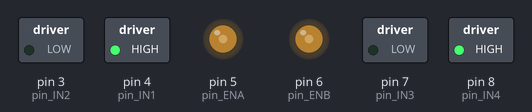
Bench run of a program on a simulated Arduino Nano, built with avr-gcc and run on an emulated ATmega328P. On the bench: switched loads named in the program (green lamp = pin HIGH), output pins drawn as LEDs (lit = HIGH).

Above: at 0.05 s.
At 1.5 s:
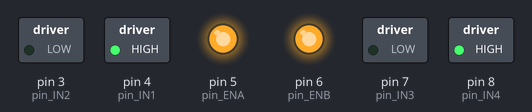
At 3.0 s:
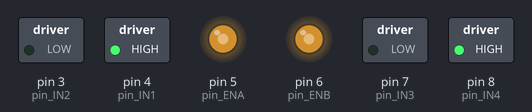
At 5.0 s:
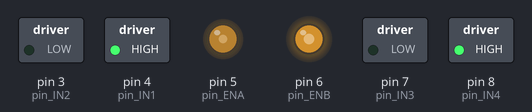
At 6.0 s:
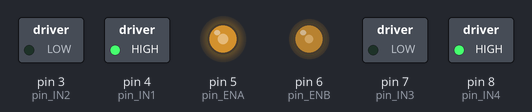
At 7.0 s:
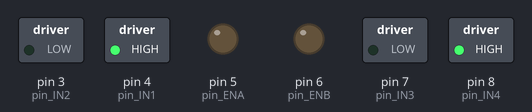
Timing chart, 0 to 8.1 s (numbered marks = the images above):
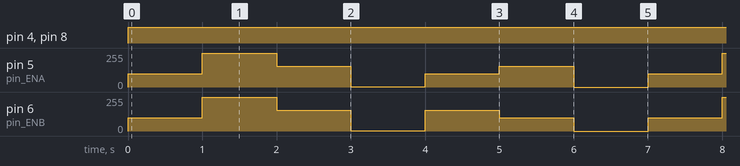

The program:

main.cpp
```cpp
/**
 * @file BID_motor.ino
 * @brief Skeleton code for robotic competition
 *
 * @author Agent P. (skeleton:Jotaro)
 *
 */
#include <Arduino.h>
#define TODO 0 //TODO: uncomment this if you want to work on your robot

// pin configuration
int pin_ENA = 5; //PWM output
int pin_ENB = 6; //PWM output
int pin_IN1 = 4;
int pin_IN2 = 3;
int pin_IN3 = 7;
int pin_IN4 = 8;

int pin_sensor = A0;
//int pin_sensor_2 = A1; ... additional sensor here

// PWM
int left_power = 0; //pwm power = [0, 255]
int right_power = 0; //pwm power = [0, 255]

void motorTest();

void setMotorDirection(bool l, bool r);
void driveForward(int pwr);
void rotateRobot(int pwr);
void steer(int powL, int powR);
void stopRobot();

int classify(int input);
void handleTransition(bool good);
void handleGoodTransition();
void handleBadTransition();
int color[2]; // 1=White, 2=Gray, 3=Black //color[1] = last seen Color
int transitions[3];


void setup(){
    // set motor control
    pinMode(pin_ENA, OUTPUT);//==leftPWM
    pinMode(pin_ENB, OUTPUT);//==rightPWM

    pinMode(pin_IN1, OUTPUT);//==left
    pinMode(pin_IN2, OUTPUT);//==left
    pinMode(pin_IN3, OUTPUT);//==right
    pinMode(pin_IN4, OUTPUT);//==right

    //your other initialization here.
    pinMode(pin_sensor, INPUT);
    Serial.begin(9600);
}

void loop(){

    /*analogWrite(pin_ENB, 170);
    analogWrite(pin_ENA, 170);
    setMotorDirection(1,1);*/

    motorTest();


    /*//Luis Try at doing stuff:
    // we need: color, lastcolor -> color[2];
    color[0] = classify(analogRead(pin_sensor));
    // 1=White, 2=Gray, 3=Blac

        switch (color[0]){
         case 1:
             switch (color[1]) {
                 case 1:break;
                 case 2:
                     handleTransition(0);
                     break;
                 case 3:
                     handleTransition(1);
                     break;
                 default:
                     Serial.print("PROBLEM AMK");
             }
             break;
         case 2:
             switch (color[1]) {
                 case 1:
                     handleTransition(1);
                     break;
                 case 2:break;
                 case 3:
                     handleTransition(0);
                     break;
                 default:
                     Serial.print("PROBLEM AMK");
             }
             break;
         case 3:
             switch (color[1]) {
                 case 1:
                     handleTransition(0);
                     break;
                 case 2:
                     handleTransition(1);
                     break;
                 case 3:break;
                 default:
                     Serial.print("PROBLEM AMK");
             }
             break;
         default:
             Serial.print("############CLASSIFY RETURNING (X<0 OR 3<X)");
        }
        //color[0] = color[1];*/
}

void handleTransition(bool good) {
    // we need: delta time 1 and 2 -> deltaT[2];
    transitions[2] = transitions[1];
    transitions[1] = transitions[0];
    transitions[0] = millis();

    switch (good){
        case true:
            switch (transitions[2]-transitions[1] > transitions[1]-transitions[0]) {
                case true:
                    //steer more to the left to make your time more better
                    steer(255,200);
                    delay(100);
                    break;
                case false:
                    //steer back to the Right again plus what u steered left from the last decision
                    steer(145,255);
                    delay(100);
                    return;
            }
            break;
        case false:
            //90 degree rotation
            steer(-255,255);
            delay(100);//TODO: wie viel delay brauchn wa ?

            return;
    }
}

void slightLeft(){

}


//TODO: Looking at this code, how should robot behave on a ground? Sketch robot's path on a paper.
void motorTest(){
    // Your robot will dance like below.
    driveForward(100);
    delay(1000);
    driveForward(255);
    delay(1000);
    driveForward(-100);
    delay(1000);
    driveForward(-255);
    delay(1000);
    rotateRobot(100);
    delay(1000);
    rotateRobot(-100);
    delay(1000);
    stopRobot();
    delay(1000);
}

//TODO: Complete motor controling logic here. See the kyub workshop page (https://kyub.com/model/5ff2a9d003b03900586faeb1) for more detail.
void setMotorDirection(bool l, bool r){ // if true then forward, if false then reverse
    if(l){
        //TODO: hint: MOTOR A CLOCKWISE
        digitalWrite(pin_IN1, HIGH);
        digitalWrite(pin_IN2, LOW);
    }
    else{
        //TODO: MOTOR A BLOCK -> myb low low
        digitalWrite(pin_IN1, HIGH);
        digitalWrite(pin_IN2, HIGH);
    }

    if(r){
        //TODO: MOTOR B COUNTER-CLOCKWISE
        digitalWrite(pin_IN3, LOW);
        digitalWrite(pin_IN4, HIGH);
    }else{
        //TODO: Motor B BLOCK -> myb low low
        digitalWrite(pin_IN3, HIGH);
        digitalWrite(pin_IN4, HIGH);
    }
}

void steer(int l_pow, int r_pow){  // l = [-255, 255], r = [-255, 255]. Negative->reverse, 0->stop, Positive->forward.
    bool l=true;
    bool r=true;
    if(l<0)l=false;
    if(r<0)r=false;
    setMotorDirection(l, r);
    analogWrite(pin_ENA, l_pow);
    analogWrite(pin_ENB, r_pow);
}

void driveForward(int pow){
    steer(pow, pow);
}

void rotateRobot(int pow){
    steer(pow, -pow);
}

void stopRobot(){
    steer(0, 0);
}

int classify(int a){
    return a%3;
}


/*//TODO: Test your motor code using this function. Remove this if your robot is behaving as motorTes
analogWrite(pin_ENA,127);
analogWrite(pin_ENB, 127);
setMotorDirection(1,0);
Serial.print("Linkes Rad sollte jetzt vorwäts drehen");
delay(3000);
setMotorDirection(0,1);
Serial.print("Rechtes Rad sollte jetzt vorwäts drehen");
delay(3000);
setMotorDirection(1,1);
Serial.print("Beide Räder sollten jetzt vorwäts drehen");
delay(3000);
setMotorDirection(0,0);
Serial.print("STOPPPEN!");
delay(5000)
Serial.print("running motorTest(); ....");
motorTest();


TODO: make your robot logic here.
int sensorVal = analogRead(pin_sensor);
int sensorVal2 = analogRead(pin_sensor_2);
int color_pred = predict(sensorVal, sensorVal2);

switch(color_pred){
    case 0:
    doSomething();
    break;

    case 1:
    doSomethingElse();
    break;

    default:
    break;
}
delay(10); //recommended to wait for 10ms to use analogRead
*/
```

meanShift.cpp
```cpp
//
// Created by benni on 25.01.2022.
//

#include "meanShift.h"
#include <Arduino.h>
int value[3];
int confidence[3];
int penis[1024];
int windowSize = 16; //should be 2^n
/*for(int i=0; i<1024; i++){
    penis[i] = random(0, 1024);
    if(randomm(0,3)==0){
        penis[i]=random(0,3);
    }
}*/
int histogram[1024];
void learn(int data[]){
    int windows[(int)round(sizeof(histogram)/windowSize)]; //mayb floor??
    for(int i = 0; i < sizeof(windows); i++){
        windows[i] *= windowSize;
    }
    for(int i = 0; i < sizeof(data); i++){
        histogram[data[i]]++;
    }
    bool solved = false;
    while(!solved){
        solved = true;
        for(int i = 0; i < sizeof(windows); i++){
            int windowI = windows[i];
            int sum = 0;
            int amm = 0;
            for (int j = windowI; i<windowI +16; i++){
                sum += j*histogram[j];
                amm += histogram[j];
            }
            int newWindowI = floor((sum/amm)-(windowSize/2));
            if (newWindowI != windowI){
                solved = false;
                windows[i] = newWindowI;
            }
        }
    }
    for(int i = 0; i < sizeof (windows); i++){

    }
}
```

meanShift.h
```cpp
//
// Created by benni on 25.01.2022.
//

#ifndef MOVEMENTWITHOUTOLIVERTREE_MEANSHIFT_H
#define MOVEMENTWITHOUTOLIVERTREE_MEANSHIFT_H


class meanShift {

};


#endif //MOVEMENTWITHOUTOLIVERTREE_MEANSHIFT_H
```

Measured:
- by itself, pin 4 (pin_IN1), pin 8 (pin_IN4): LOW → HIGH at 0.00 s
- by itself, pin 5 (pin_ENA): repeats every 7.0 s: 255/255 1.0 s, 156/255 1.0 s, 1/255 1.0 s, 100/255 1.0 s, 156/255 1.0 s, 0/255 1.0 s, 100/255 1.0 s
- by itself, pin 6 (pin_ENB): repeats every 7.0 s: 255/255 1.0 s, 156/255 1.0 s, 1/255 1.0 s, 156/255 1.0 s, 100/255 1.0 s, 0/255 1.0 s, 100/255 1.0 s
